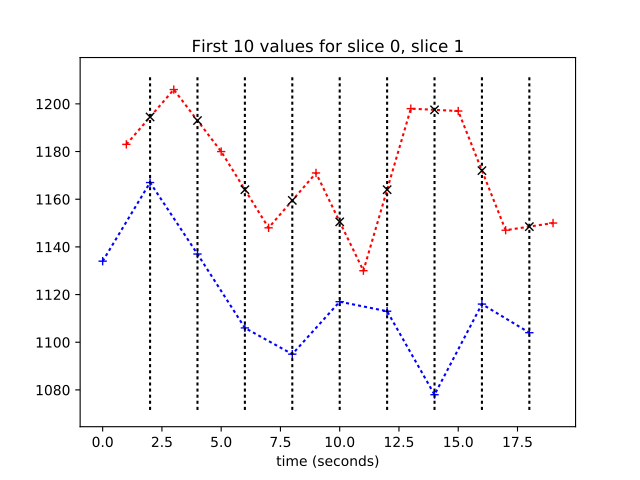

This figure's Python source:
plt.plot(times_slice_0[:10], time_course_slice_0[:10], 'b:+')
# [...]
plt.plot(times_slice_1[:10], time_course_slice_1[:10], 'r:+')
# [...]
plt.title('First 10 values for slice 0, slice 1')
# <...>
plt.xlabel('time (seconds)')
# <...>
min_y, max_y = plt.ylim()
for i in range(1, 10):
    t = times_slice_0[i]
    plt.plot([t, t], [min_y, max_y], 'k:')
    x = t
    x0 = times_slice_1[i-1]
    x1 = times_slice_1[i]
    y0 = time_course_slice_1[i-1]
    y1 = time_course_slice_1[i]
    y = y0 + (x - x0) * (y1 - y0) / (x1 - x0)
    plt.plot(x, y, 'kx')
# [...]
